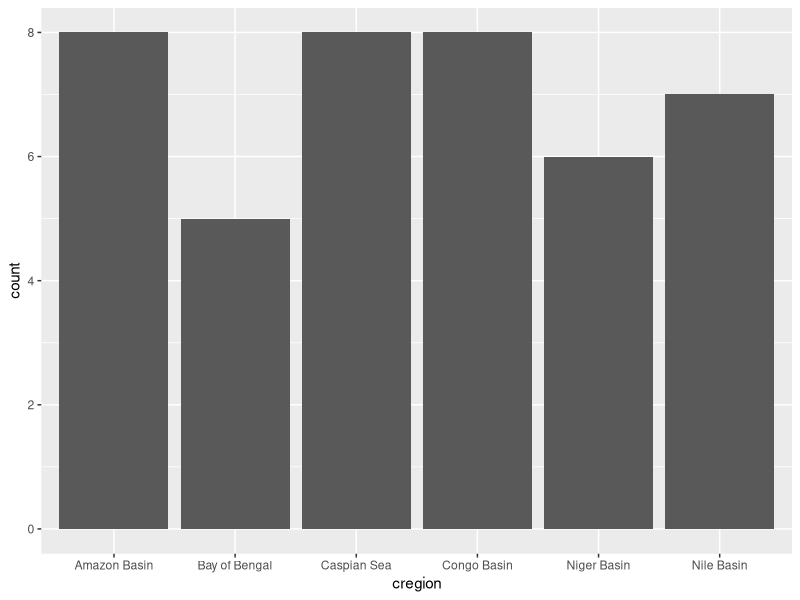
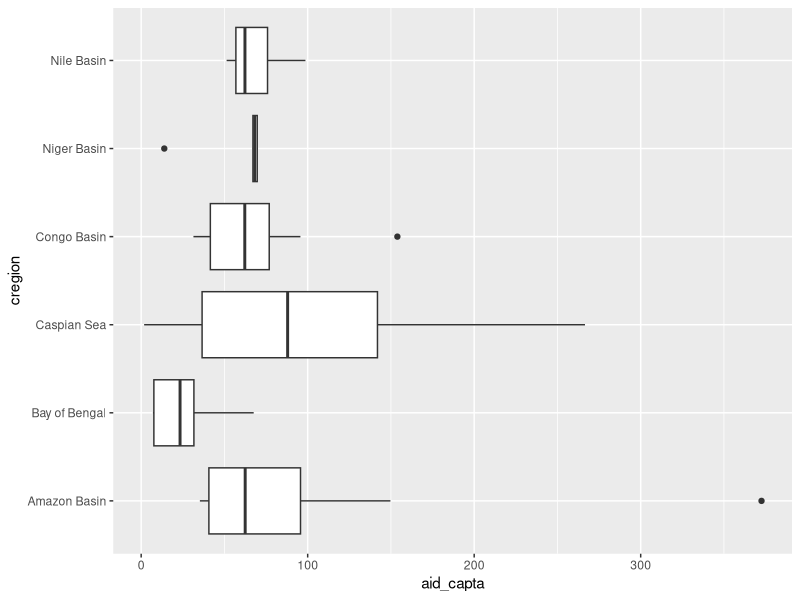
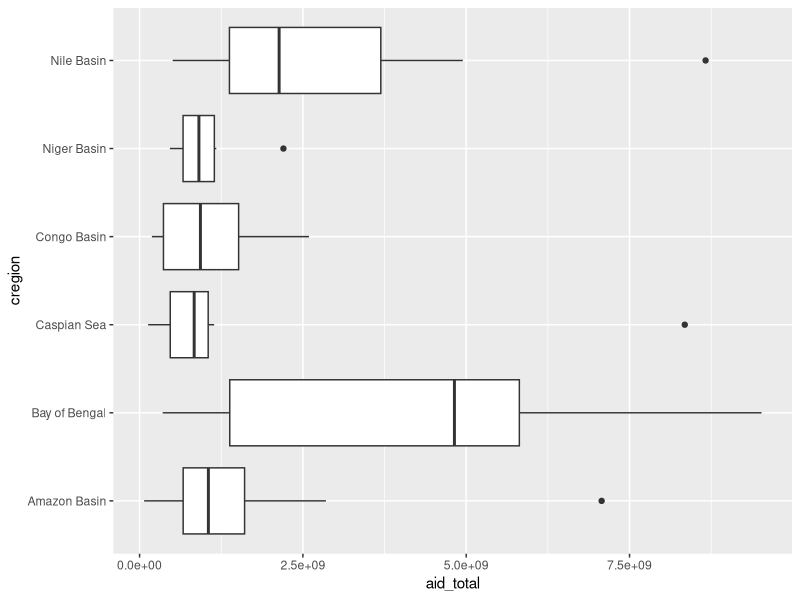
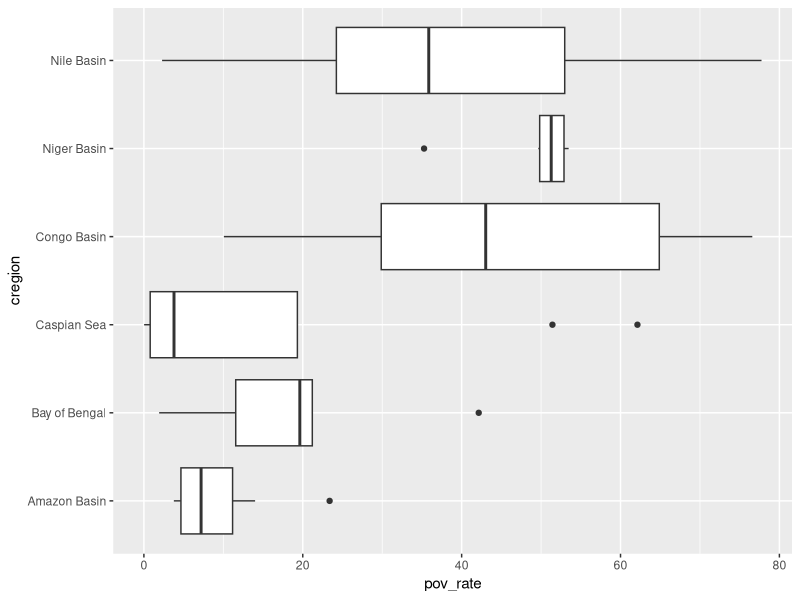
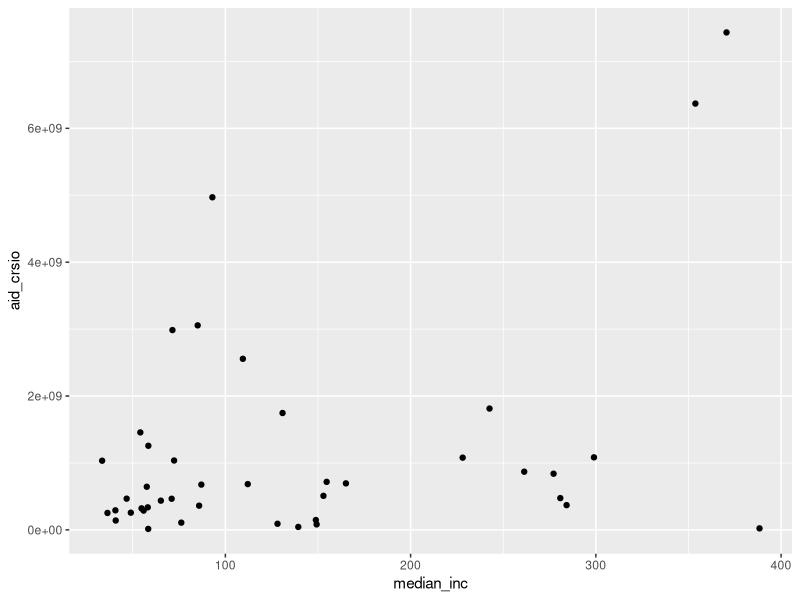
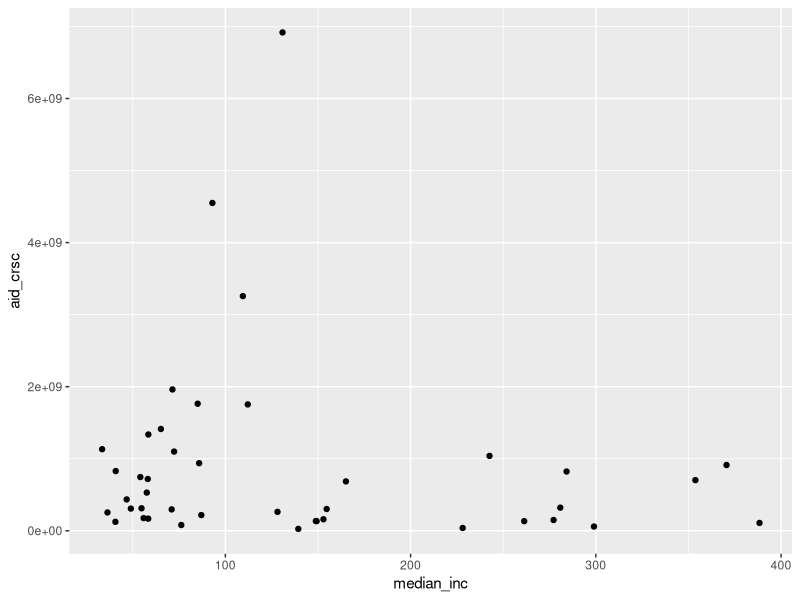
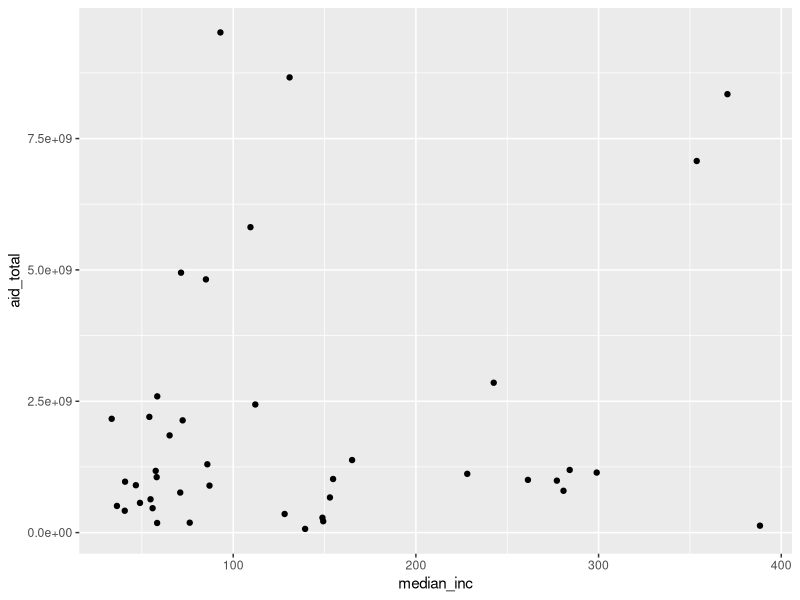
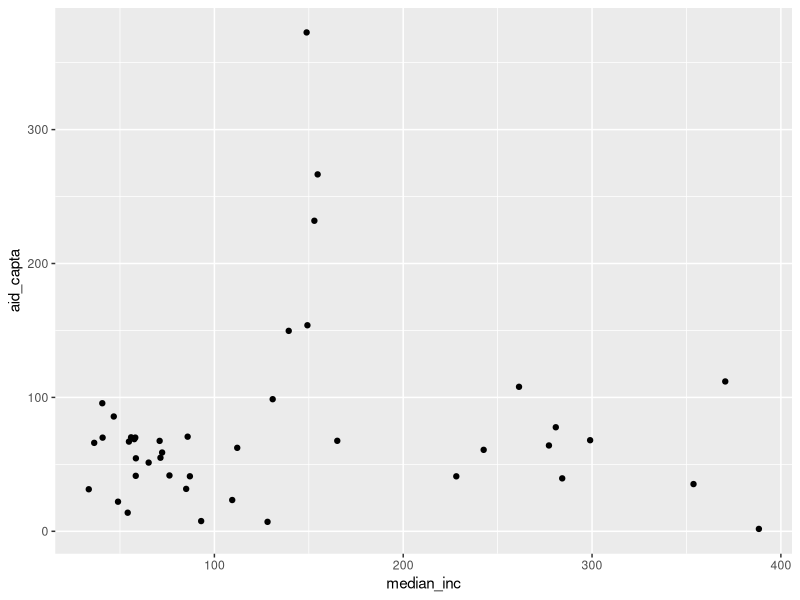

R code for these plots, in order: (Note: this script raises an error after producing the figures.)
#############################################################################################
#############################################################################################
############################ DATA ANALYSIS ##################################################
############################ FINAL ACTIVITY #################################################
#############################################################################################
########################  VINICIUS SILVA SANTANA ############################################
#############################################################################################
#############################################################################################



# COMMENT: REMEMBER TO ADD HEADS AND CLEAR NAMES TO VARIABLES IN PLOTS

############################################################################################
############################ LOADING PACKAGES AND DATAFRAME ################################
############################################################################################

getwd()
setwd("./Curso R/QOG Data")

require(tidyverse)
require(ggplot2)

pov.aid <- read.csv("./vinicius-santana-ad-ufpe-2019.csv")

view(pov.aid)
names(pov.aid)
summary(pov.aid)

#########################################################################################
################################ EXPLORATORY DATA ANALYSIS ##############################
#########################################################################################

# how many countries for each of the relevant areas of study
ggplot(data = pov.aid) +
  geom_bar(mapping = aes(x = cregion))

# checking the distribution of aid_capta within cregion 
ggplot(data = pov.aid, mapping = aes(x = cregion, y = aid_capta)) +
  geom_boxplot() + coord_flip()

# checking the distribution of aid_total within regions
ggplot(data = pov.aid, mapping = aes(x = cregion, y = aid_total)) +
  geom_boxplot() + coord_flip()

# distribution of pov_rate within regions
ggplot(data = pov.aid, mapping = aes(x = cregion, y = pov_rate)) +
  geom_boxplot() + coord_flip()

# HIGHEST POVERTY RATES ARE ENCOUNTERED IN ALL THREE AFRICAN REGIONS

ggplot(data = pov.aid) +
  geom_point(mapping = aes(x = median_inc, y = aid_crsio))

ggplot(data = pov.aid) +
  geom_point(mapping = aes(x = median_inc, y = aid_crsc))

ggplot(data = pov.aid) +
  geom_point(mapping = aes(x = median_inc, y = aid_total))
# IT DOESNT SEEM THAT MEDIAN INCOME MATTERS MUCH FOR THE SIZE OF AID

ggplot(data = pov.aid) +
  geom_point(mapping = aes(x = median_inc, y = aid_capta))

#########

ggplot(data = pov.aid) +
  geom_point(mapping = aes(x = gdp_size, y = aid_total))
# BUT IT DOES SEEM THAT THE HIGHER THE GDP THE HIGHER THE AID TOTAL
# checking it by gdp_capta
ggplot(data = pov.aid) +
  geom_point(mapping = aes(x = gpd_capta, y = aid_total)) # not very conclusive

#who gives more based on gdp size? IO or other donors?
ggplot(data = pov.aid) +
  geom_point(mapping = aes(x = gdp_size, y = aid_crsio)) #international organizations

ggplot(data = pov.aid) +
  geom_point(mapping = aes(x = gdp_size, y = aid_crsc))

# does the same apply to gdp capta?
ggplot(data = pov.aid) +
  geom_point(mapping = aes(x = gpd_capta, y = aid_crsio))

ggplot(data = pov.aid) +
  geom_point(mapping = aes(x = gpd_capta, y = aid_crsc)) # inconclusive

# what about poverty rate?
ggplot(data = pov.aid) +
  geom_point(mapping = aes(x = pov_rate, y = aid_total))
# data suggests that countries that receive low aid_total tend to have their aid slightly
# increased as poverty rates are higher. High aid total was only given to countries with less
# than 40% pov rate

ggplot(data = pov.aid) +
  geom_point(mapping = aes(x = pov_rate, y = aid_crsio)) 
# it seems the higher the poverty rate, the lower the aid donated by intl org

ggplot(data = pov.aid) +
  geom_point(mapping = aes(x = gpd_capta, y = aid_crsc)) # same applies for other donors


# what about gdp growth?
ggplot(data = pov.aid) +
  geom_point(mapping = aes(x = gdp_growth, y = aid_total))

ggplot(data = pov.aid) +
  geom_point(mapping = aes(x = gdp_growth, y = aid_crsio))

ggplot(data = pov.aid) +
  geom_point(mapping = aes(x = gdp_growth, y = aid_poor))

ggplot(data = pov.aid) +
  geom_point(mapping = aes(x = gdp_growth, y = aid_crsc))
# IT SEEMS AS GDP GROWTH IS HIGHER, THE AID ENDS TO INCREASE

# what about regions?
ggplot(data = pov.aid) +
  geom_point(mapping = aes(x = cregion, y = aid_total)) + coord_flip()

ggplot(data = pov.aid) +
  geom_point(mapping = aes(x = cregion, y = aid_crsio)) + coord_flip()

ggplot(data = pov.aid) +
  geom_point(mapping = aes(x = cregion, y = aid_crsc)) + coord_flip()

ggplot(data = pov.aid) +
  geom_point(mapping = aes(x = cregion, y = aid_capta)) + coord_flip()

ggplot(data = pov.aid) +
  geom_point(mapping = aes(x = cregion, y = aid_poor)) + coord_flip() # not use this




ggplot(data = pov.aid) +
  geom_hex(mapping = aes(x = gpd_capta, y = aid_total))

ggplot(data = pov.aid) +
  geom_hex(mapping = aes(x = gdp_size, y = aid_total))

ggplot(data = pov.aid) +
  geom_hex(mapping = aes(x = pov_rate, y = aid_total))

ggplot(data = pov.aid) +
  geom_hex(mapping = aes(x = pov_rate, y = aid_capta))

# MODELLING
library(modelr)

mod <- lm(log(aid_total) ~ log(gdp_size), data = pov.aid)

pov.aid2 <- pov.aid %>% 
  add_residuals(mod) %>% 
  mutate(resid = exp(resid))

ggplot(data = pov.aid2) + 
  geom_point(mapping = aes(x = gdp_size, y = resid)) # I didnt quite understand this

ggplot(data = pov.aid2) + 
  geom_boxplot(mapping = aes(x = cregion, y = resid)) + coord_flip()

## DONT KNOW HOW TO USE THIS JUST YET

###########################################################################################
##################################### OTHER PLOT CHECKS ###################################
###########################################################################################


plot(pov.aid$aid_total, pov.aid$pov_rate)
# FROM THIS PLOT WE SEE THAT COUNTRIES THAT RECEIVED MORE TOTAL AID ARE COUNTRIES THAT
# HAVE LOWER POVERTY RATES.

plot(pov.aid$aid_crsc, pov.aid$pov_rate)
# THE SAME APPLIES IF ONLY DONORS, WITHOUT INTERNATIONAL ORGANIZATIONS ARE TAKEN INTO ACCOUNT

plot(pov.aid$aid_crsio, pov.aid$pov_rate)
# AND IF ONLY THE AID FROM INTERNATIONAL ORGANIZATIONS ARE TAKEN INTO ACCOUNT

plot(pov.aid$aid_total, pov.aid$gdp_size)
# AS ECONOMIES ARE HIGHER, HOWEVER THE TENDENCY SEEMS TO BE HIGHER AID

plot(pov.aid$aid_total, pov.aid$gdp_growth)
# IT SEEMS NOT TO BE ABOUT GDP GROWTH, BUT ON GDP SIZE ONLY

plot(pov.aid$gdp_size, pov.aid$aid_capta)
# ONLY COUNTRIES WITH LOW GDP SIZE HAVE RECEIVED HIGH PER CAPTA AID

plot(pov.aid$pov_rate, pov.aid$aid_capta)
# IT SEEMS TO HAVE PRETTY MUCH EQUAL DISTRIBUTION HERE

plot(pov.aid$gpd_capta, pov.aid$aid_capta)


##########################################################################################
################################ REGRESSION MODELS #######################################
##########################################################################################

# APPLYING A SIMPLE LINEAR REGRESSION USING POVERTY RATE AND TOTAL AID, TO SEE HOW THEY BEHAVE
povaidreg1 <- lm(data = pov.aid, aid_total ~ pov_rate)
summary (povaidreg1)

# AS IT SEEMS, THE HIGHER THE POVERTY RATE, THE LOWER THE AID RECEIVED BY THE COUNTRIES, AS
# WITH A NEGATIVE SIGNAL IN THE ESTIMATE WITH A SIGNIFICANT P VALUE OF 0.04791.

plot(povaidreg1)

# WHAT CAN I INFER ABOUT THE FITTED AND RESIDUALS?

# APPLYING A LINEAR REGRESSION USING GDP SIZE TO ESTIMATE THE VALUE OF TOTAL AID
povaidreg2 <- lm(data = pov.aid, aid_total ~ gdp_size)
summary(povaidreg2)

# WITH A HIGH SIGNFICANT VALUE, AND A POSITIVE SIGNAL, IT SEEMS HIGHER GDP ALLOWS FOR MORE
# AID RECEIVED IN TOTAL

plot(povaidreg2)

# IF GDP ALLOWS MORE AID, HOW DOES IT WORK WHEN TAKING POVERTY RATE INTO ACCOUNT CONTROLLING
# THE OUTCOMES OF INTERNATIONAL COOPERATION?

povaidmulti <- lm(data = pov.aid, aid_total ~ gdp_size + pov_rate)
summary(povaidmulti)

# WITH THIS REGRESSION, POVERTY RATE BECOMES STATISTICALLY NON SIGNIFICANT HOWEVER IT STILL SHOWS
# A NEGATIVE INFLUENCE OVER THE TOTAL AMOUNT OF AID RECEIVED BY THE COUNTRIES

plot(povaidmulti)

# CHECKING IF THE REGION PLAYS A ROLL IN THE OUTCOMES OF TOTAL AID
plot(pov.aid$cregion, pov.aid$aid_total)
aid.regionreg1 <- lm(data = pov.aid, aid_total ~ cregion)
summary(aid.regionreg1)

# IN RELATION TO THE AMAZON BASIN, ONLY  THE BAY OF BENGAL HAS A SLIGHT STATISTICAL SIGNIFICANCE
# SHOWING IT PLAYS A ROLE IN INCREASING THE VALUE OF AID.

# ADDING TO THE REGRESSION THE GDP GROWTH, THE MEDIAN INCOME AND THE REGION OF COUNTRIES
full.pov.aid.reg <- lm(data = pov.aid, aid_total ~ pov_rate + gdp_size + gdp_growth + cregion)
summary(full.pov.aid.reg)

# CHECKING AN INVERTED REGRESSION WHERE POVERTY RATES CONTROLL THE INFLUENCE OF GDP IN AID RECEIVING
inverse.pov.aid.reg <- lm(data = pov.aid, aid_total ~ gdp_size + pov_rate + gdp_growth + median_inc + cregion)
summary(inverse.pov.aid.reg)

# AGAIN GDP SHOWS TO BE MORE SIGNIFICANT THAN POVERTY RATE

